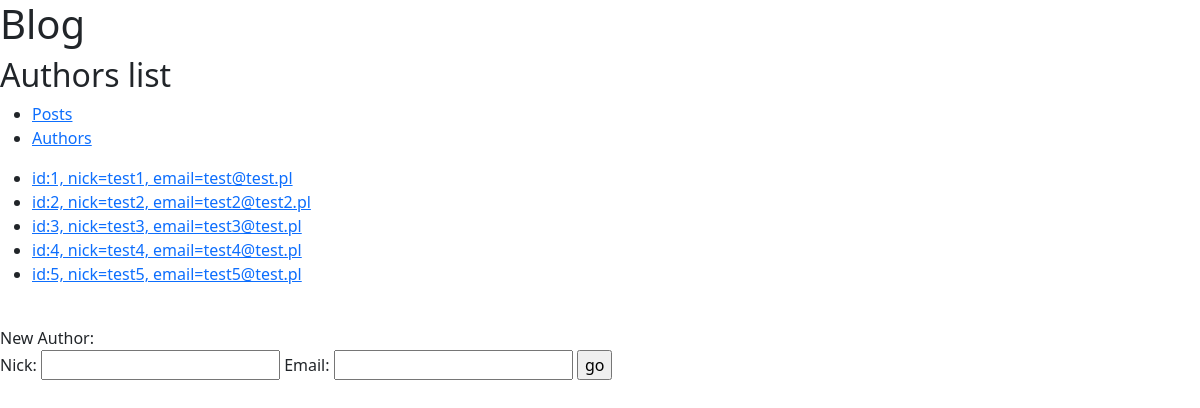
The app's page /posts/a/ with its own data.
### posts/models.py (models this page shows)
class Author(models.Model):
   nick = models.CharField(max_length=5)
   email = models.EmailField()
   def __str__(self):
        return f"id:{self.id}, nick={self.nick}, email={self.email}"

### posts/views.py (the view, shortened to what this page needs)
# urls.py: path('a/', authors_list, name="authors_list"),
def authors_list(request):
   authors = Author.objects.all()
   form = AuthorForm()
   return render(
       request=request,
       template_name="posts/authors_list.html",
       context={"authors": authors, "form": form}
   )

### posts/forms.py
class AuthorForm(forms.ModelForm):
    class Meta:
        model = Author
        fields = "__all__"

### posts/templates/posts/authors_list.html (shortened to what this page needs)
{% extends "posts/main.html" %}
{% block title %}Authors list{% endblock %}
{% block content %}
   <ul>
       {% for a in authors %}
           <li><a href="{% url "posts:author_details" a.id %}">{{ a }}</a></li>
       {% endfor %}
   </ul>
   <br/>
   New Author:
   <form method="post">
    {{ form.as_table }}
    <input type="submit" value="go">
    </form>
{% endblock %}

### records on screen
Author: id+nick+email "id:1, nick=test1, email=test@test.pl"
Author: id+nick+email "id:2, nick=test2, email=test2@test2.pl"
Author: id+nick+email "id:3, nick=test3, email=test3@test.pl"
Author: id+nick+email "id:4, nick=test4, email=test4@test.pl"
Author: id+nick+email "id:5, nick=test5, email=test5@test.pl"
